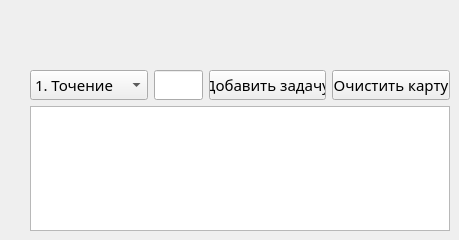
    <widget class="QWidget" name="tab_9">
     <attribute name="title">
      <string>Маршрутная карта</string>
     </attribute>
     <widget class="QWidget" name="">
      <property name="geometry">
       <rect>
        <x>30</x>
        <y>70</y>
        <width>420</width>
        <height>161</height>
       </rect>
      </property>
      <layout class="QVBoxLayout" name="verticalLayout_30">
       <item>
        <layout class="QHBoxLayout" name="horizontalLayout_11">
         <item>
          <widget class="QComboBox" name="comboBox_9_1">
           <property name="font">
            <font>
             <family>GOST type B</family>
             <pointsize>11</pointsize>
            </font>
           </property>
           <item>
            <property name="text">
             <string>1. Точение</string>
            </property>
           </item>
           <item>
            <property name="text">
             <string>2. Шлифование</string>
            </property>
           </item>
           <item>
            <property name="text">
             <string>3. Фрезировка</string>
            </property>
           </item>
           <item>
            <property name="text">
             <string>4. Сверление</string>
            </property>
           </item>
           <item>
            <property name="text">
             <string>5. Полировка</string>
            </property>
           </item>
          </widget>
         </item>
         <item>
          <widget class="QLineEdit" name="lineEdit_9_1">
           <property name="font">
            <font>
             <family>GOST type B</family>
             <pointsize>11</pointsize>
            </font>
           </property>
          </widget>
         </item>
         <item>
          <widget class="QPushButton" name="pushButton_9_1">
           <property name="font">
            <font>
             <family>GOST type B</family>
             <pointsize>11</pointsize>
            </font>
           </property>
           <property name="text">
            <string>Добавить задачу</string>
           </property>
          </widget>
         </item>
         <item>
          <widget class="QPushButton" name="pushButton_9_2">
           <property name="font">
            <font>
             <family>GOST type B</family>
             <pointsize>11</pointsize>
            </font>
           </property>
           <property name="text">
            <string>Очистить карту</string>
           </property>
          </widget>
         </item>
        </layout>
       </item>
       <item>
        <widget class="QTextEdit" name="textEdit_9_1"/>
       </item>
      </layout>
     </widget>
    </widget>
